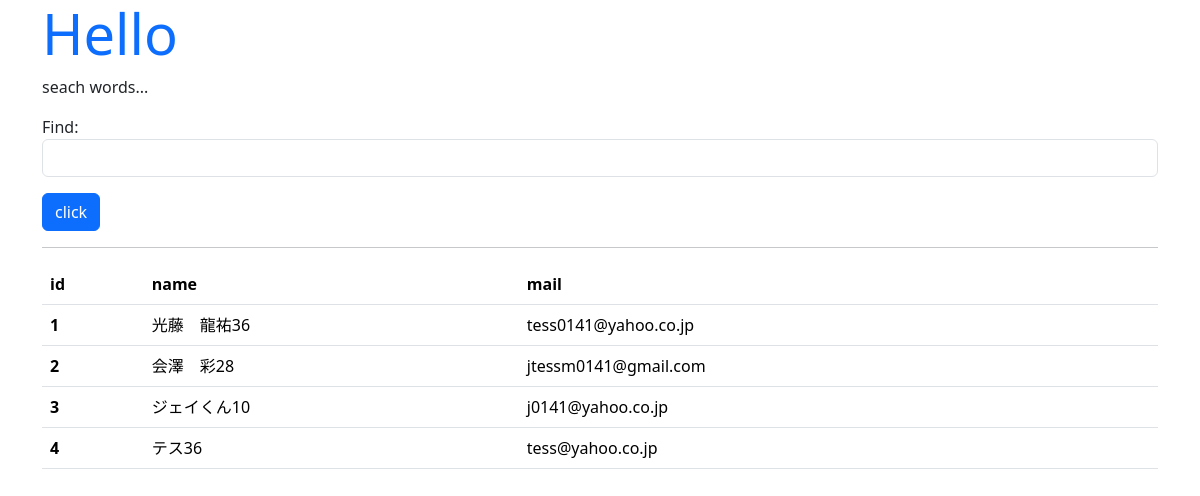
/hello/find, run on the app's committed database.
### hello/models.py (models this page shows, shortened)
class Friend(models.Model):
    name = models.CharField(max_length=100)
    mail = models.EmailField(max_length=100)
    gender = models.BooleanField()
    age = models.IntegerField(default=0)
    birthday = models.DateField()

### hello/views.py (the view)
# urls.py: path('find', views.find, name='find'),
def find(request):
    if (request.method == 'POST'):
        form = FindForm(request.POST)
        find = request.POST['find']
        data = Friend.objects.filter(name__contains=find)
        msg = 'Result:' + str(data.count())
    else:
        msg = 'seach words...'
        form = FindForm()
        data = Friend.objects.all()
    params = {
        'title':'Hello',
        'message':msg,
        'form':form,
        'data':data,
    }
    return render(request, 'hello/find.html', params)

### hello/forms.py
class FindForm(forms.Form):
    find = forms.CharField(label='Find', required=False, \
        widget=forms.TextInput(attrs={'class':'form-control'}))

### hello/templates/hello/find.html (shortened to what this page needs)
{% load static %}
<!DOCTYPE html>
<html lang="ja">
<head>
    <link href="https://cdn.jsdelivr.net/npm/bootstrap/dist/css/bootstrap.css"
        rel="stylesheet">
</head>
<body class="container">
    <h1 class="display-4 text-primary">{{title}}</h1>
    <p>{{message|safe}}</p>
    <form action="{% url 'find' %}" method="post">
        {{ form.as_p }}
            <input type="submit" value="click" class="btn btn-primary">
    </form>
    <hr>
    <table class="table">
        <tr>
            <th>id</th>
            <th>name</th>
            <th>mail</th>
        </tr>
    {% for item in data %}
        <tr>
            <th>{{item.id}}</th>
            <td>{{item.name}}{{item.age}}</td>
            <td>{{item.mail}}</td>
        </tr>
    {% endfor %}
    </table>
</body>
</html>

### data on the page
Friend: id "1", name "光藤 龍祐", age "36", mail "tess0141@yahoo.co.jp"
Friend: id "2", name "会澤 彩", age "28", mail "jtessm0141@gmail.com"
Friend: id "3", name "ジェイくん", age "10", mail "j0141@yahoo.co.jp"
Friend: id "4", name "テス", age "36", mail "tess@yahoo.co.jp"

### other printed values
{{ message|safe }} "seach words..."
